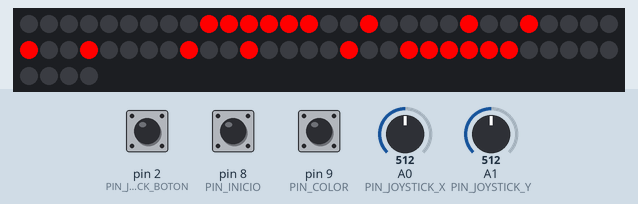
The sketch below on a simulated Arduino Uno, built with avr-gcc and run on an emulated ATmega328P. On the bench: 64 RGB LEDs in strip order, left to right, continuing on the next row. Inputs (shaded band) come from the test bench; at power-on: pin 2 (PIN_JOYSTICK_BOTON) HIGH, pin 8 (PIN_INICIO) HIGH, pin 9 (PIN_COLOR) HIGH, A0 (PIN_JOYSTICK_X) = 512, A1 (PIN_JOYSTICK_Y) = 512. Random numbers use the default seed unless the sketch sets one.

Above: at 1.2 s.
1.3 s: pin 2 (PIN_JOYSTICK_BOTON) pulled LOW for 0.15 s
At 1.57 s:
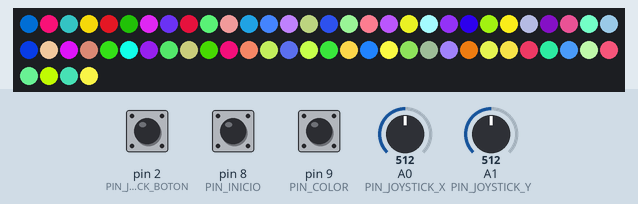
3.3 s: pin 8 (PIN_INICIO) pulled LOW for 0.15 s
At 3.68 s:
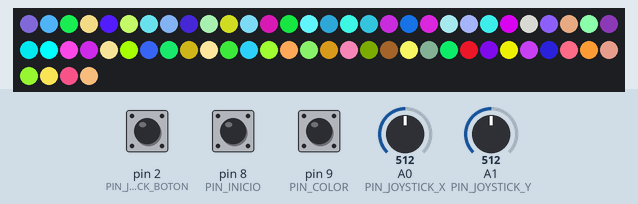
5.5 s: pin 2 (PIN_JOYSTICK_BOTON) pulled LOW for 1 s
At 6.1 s:
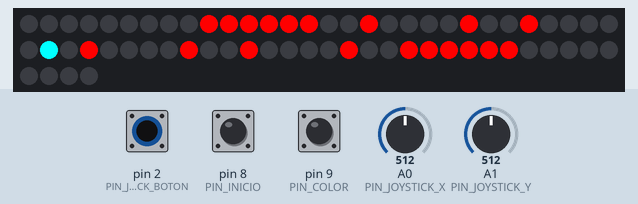
8.0 s: pin 9 (PIN_COLOR) pulled LOW for 3.2 s
12.7 s: pin 9 (PIN_COLOR) pulled LOW for 0.15 s
14.3 s: pin 2 (PIN_JOYSTICK_BOTON) pulled LOW for 0.15 s
At 14.57 s:
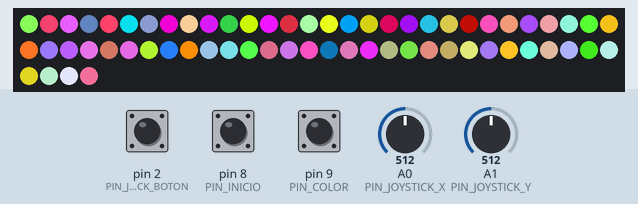

Measured:
- after the input at 1.3 s, the LEDs: change after 0.22 s (image 1)
- after the input at 14.3 s, the LEDs: change after 0.22 s (image 4)

The sketch:

grupo01_2025_14_11.ino
```cpp
#include <Adafruit_NeoPixel.h>

// ================= CONFIGURACIÓN GENERAL =================
#define PIN_MATRIZ 6
#define NUM_PIXELES 64  // 8x8

#define PIN_JOYSTICK_X A0
#define PIN_JOYSTICK_Y A1
#define PIN_JOYSTICK_BOTON 2   // botón del joystick (modo disco)

#define PIN_INICIO 8           // libera pixel escapado desde el cuadrado
#define PIN_COLOR  9           // cambia color del pixel escapado infinitamente

Adafruit_NeoPixel matriz = Adafruit_NeoPixel(NUM_PIXELES, PIN_MATRIZ, NEO_GRB + NEO_KHZ800);

// ================= VARIABLES DEL JUEGO ==================
bool formaBase[64] = {    // cuadrado perfecto inicial
 0,0,0,0,0,0,0,0,
 0,1,1,1,1,1,1,0,
 0,1,0,0,0,0,1,0,
 0,1,0,0,0,0,1,0,
 0,1,0,0,0,0,1,0,
 0,1,0,0,0,0,1,0,
 0,1,1,1,1,1,1,0,
 0,0,0,0,0,0,0,0
};

int pixelBloqueado = -1;
int pixelEscapado = -1;

uint32_t colorPixelEscapado = 0x00FFFF;

bool modoDisco = false;
unsigned long tiempoUltimoMovimiento = 0;
const unsigned long retrasoMovimiento = 200;

const unsigned long retrasoDisco = 80;

// ================= FUNCIONES UTILES ==================
int obtenerX(int indice) { return indice % 8; }
int obtenerY(int indice) { return indice / 8; }
int obtenerIndice(int x, int y) { return y * 8 + x; }

// Genera colores aleatorios que NO sean rojo fuerte
uint32_t generarColorNoRojo() {
  while (true) {
    int r = random(0,256);
    int g = random(0,256);
    int b = random(0,256);
    if (!(r > 200 && g < 80 && b < 80)) {
      return matriz.Color(r,g,b);
    }
  }
}

// Dibuja el estado normal del juego
void dibujarMatrizNormal() {
  matriz.clear();

  for (int i = 0; i < NUM_PIXELES; i++) {
    if (formaBase[i] == 1) matriz.setPixelColor(i, matriz.Color(255,0,0)); // rojo
  }

  // Dejar apagado el pixel bloqueado
  if (pixelBloqueado >= 0) matriz.setPixelColor(pixelBloqueado, 0);

  // Dibujar pixel escapado
  if (pixelEscapado >= 0) matriz.setPixelColor(pixelEscapado, colorPixelEscapado);

  matriz.show();
}

// Frame de modo disco (sin bloquear el pixel bloqueado)
void dibujarMatrizDisco() {
  for (int i = 0; i < NUM_PIXELES; i++) {
    matriz.setPixelColor(i, generarColorNoRojo());
  }

  // Pixel escapado por encima para distinguirlo
  if (pixelEscapado >= 0) matriz.setPixelColor(pixelEscapado, colorPixelEscapado);

  matriz.show();
}

// =================== SETUP ======================
void setup() {
  matriz.begin();
  matriz.show();
  randomSeed(analogRead(A3));

  pinMode(PIN_INICIO, INPUT_PULLUP);
  pinMode(PIN_COLOR, INPUT_PULLUP);
  pinMode(PIN_JOYSTICK_BOTON, INPUT_PULLUP);

  dibujarMatrizNormal();
}

// =================== LOOP ======================
void loop() {
  // ---- BOTÓN INICIO (solo la primera vez) ----
  if (pixelEscapado < 0 && digitalRead(PIN_INICIO) == LOW) {

    int candidatos[6] = {
      obtenerIndice(6,1), obtenerIndice(6,2), obtenerIndice(6,3),
      obtenerIndice(6,4), obtenerIndice(6,5), obtenerIndice(6,6)
    };

    int elegido = random(6);
    pixelBloqueado = candidatos[elegido];
    formaBase[pixelBloqueado] = 0;

    pixelEscapado = pixelBloqueado + 1;

    dibujarMatrizNormal();
    delay(250);
  }

  // ---- BOTÓN CAMBIO DE COLOR ----
  if (pixelEscapado >= 0 && digitalRead(PIN_COLOR) == LOW) {
    colorPixelEscapado = generarColorNoRojo();
    dibujarMatrizNormal();
    delay(200);
  }

  // ---- MODO DISCO TOGGLE ----
  static int ultimoEstadoBoton = HIGH;
  int estadoActualBoton = digitalRead(PIN_JOYSTICK_BOTON);

  if (ultimoEstadoBoton == HIGH && estadoActualBoton == LOW) {
    modoDisco = !modoDisco;
    delay(200);
  }
  ultimoEstadoBoton = estadoActualBoton;

  // ---- ANIMACIÓN DISCO ----
  if (modoDisco) {
    dibujarMatrizDisco();
    delay(retrasoDisco);
    return;
  }

  // ---- MOVIMIENTO DEL PIXEL ESCAPADO ----
  if (pixelEscapado >= 0) {

    int valorX = analogRead(PIN_JOYSTICK_X);
    int valorY = analogRead(PIN_JOYSTICK_Y);

    if (millis() - tiempoUltimoMovimiento >= retrasoMovimiento) {

      int x = obtenerX(pixelEscapado);
      int y = obtenerY(pixelEscapado);

      if (valorX > 800 && x > 0) x--;
      else if (valorX < 200 && x < 7) x++;

      if (valorY > 800 && y > 0) y--;
      else if (valorY < 200 && y < 7) y++;

      int nuevaPosicion = obtenerIndice(x,y);

      if (nuevaPosicion != pixelBloqueado) {
        pixelEscapado = nuevaPosicion;
      }

      dibujarMatrizNormal();
      tiempoUltimoMovimiento = millis();
    }
  }
}
```
